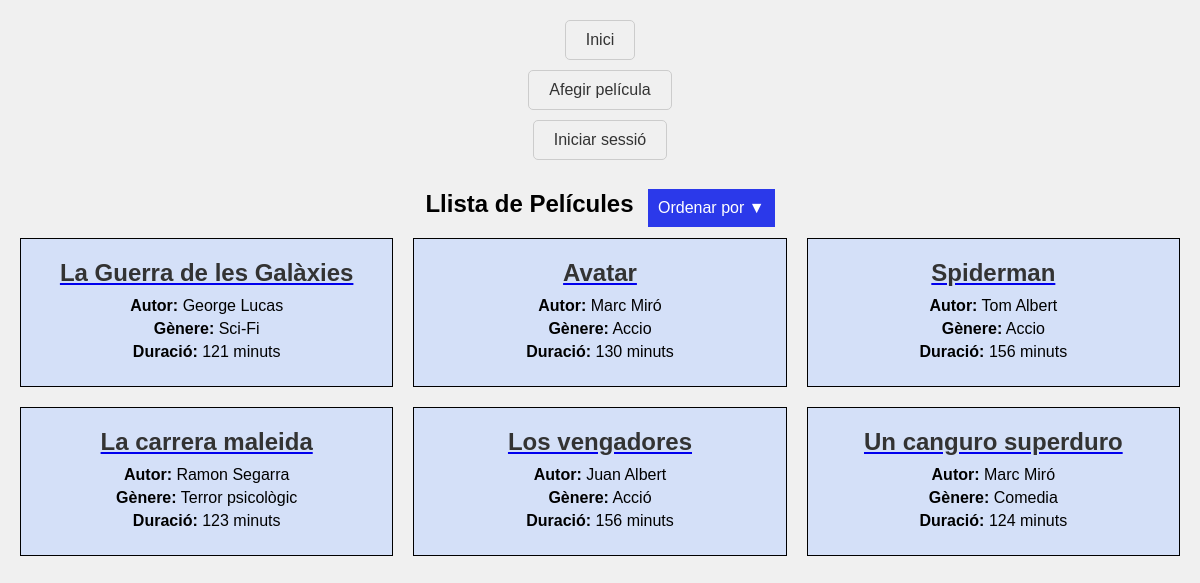
The page / on the database its author committed.
### films/models.py (models this page shows, shortened)
class Film(models.Model):
    title = models.CharField(max_length=100)
    author = models.CharField(max_length=100)
    genre = models.CharField(max_length=100, blank=True, null=True)
    duration = models.IntegerField()
    actors = models.ManyToManyField(Actor, related_name='films')

### films/views.py (the view)
# urls.py: path('', BookListView.as_view(), name='book_list'),
class BookListView(ListView):
    model = Film
    template_name = 'film_list.html'
    context_object_name = 'books'
    def get_queryset(self):
        queryset = super().get_queryset()  # Obtiene el queryset base de la clase padre
        order_by = self.request.GET.get('order')  # Obtiene el parámetro de orden
        direction = self.request.GET.get('direction')  # Obtiene el parámetro de dirección
        if order_by == 'duracion':
            if direction == 'asc':
                queryset = queryset.order_by('duration')
            elif direction == 'desc':
                queryset = queryset.order_by('-duration')
        elif order_by == 'alfabetico':
            if direction == 'asc':
                queryset = queryset.order_by('title')
            elif direction == 'desc':
                queryset = queryset.order_by('-title')
        return queryset

### templates/film_list.html (shortened to what this page needs)
{% extends "base.html" %}
{% block content %}
    {% load static %}
    <link rel="stylesheet" type="text/css" href="{% static 'film_list.css' %}">
<div class="container">
  <h2 class="section-title">Llista de Películes</h2>
  <div class="dropdown">
    <button class="dropbtn">Ordenar por <span class="current-order">▼</span></button>
  </div>
</div>
<div class="film-container">
    {% for film in books %}
            <div class="film-item">
                <a href="{% url 'book_detail' pk=film.pk %}">
                    <h2>{{ film.title }}</h2>
                </a>
                <div class="film-info">
                    <div><strong>Autor:</strong> {{ film.author }}</div>
                    <div><strong>Gènere:</strong> {{ film.genre }}</div>
                    <div><strong>Duració:</strong> {{ film.duration }} minuts</div>
                </div>
            </div>
    {% endfor %}
</div>
{% endblock %}

### static/base.css (style rules this page uses)
body { font-family: Arial, sans-serif; margin: 20px; padding: 0; background-color: #f0f0f0; height: 100vh; }

### static/film_list.css (style rules this page uses)
.film-item h2 { margin-top: 0; margin-bottom: 10px; font-size: 24px; color: #333; text-decoration: none; transition: color 0.3s ease; }
.film-container { display: grid; grid-template-columns: repeat(auto-fill, minmax(300px, 1fr)); gap: 20px; justify-content: center; }
.film-item { border: 1px solid #000000; padding: 20px; text-align: center; background: #d4e0f8; }
.film-info div { margin-bottom: 5px; }
.container { text-align: center; }
.section-title { display: inline-block; margin-right: 10px; }
.dropdown { display: inline-block; vertical-align: middle; }
.dropdown { position: relative; display: inline-block; }
.dropbtn { background-color: #2b39ea; color: white; padding: 10px; font-size: 16px; border: none; cursor: pointer; }

### rows shown on the page
Film: title "La Guerra de les Galàxies", author "George Lucas", genre "Sci-Fi", duration "121"
Film: title "Avatar", author "Marc Miró", genre "Accio", duration "130"
Film: title "Spiderman", author "Tom Albert", genre "Accio", duration "156"
Film: title "La carrera maleida", author "Ramon Segarra", genre "Terror psicològic", duration "123"
Film: title "Los vengadores", author "Juan Albert", genre "Acció", duration "156"
Film: title "Un canguro superduro", author "Marc Miró", genre "Comedia", duration "124"
